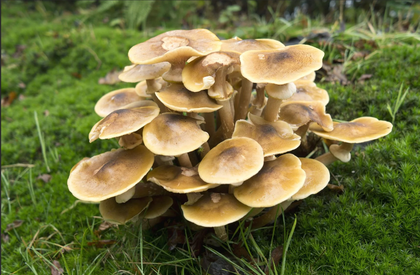
%> input picture New Folder (2)/image.png, 420 x 275 px, shrunk from 872 x 571 before the run
$ octave Untitled8.m   (GNU Octave 9; MATLAB toolbox functions it lacks are replaced by stand-ins)
%> lines starting %> are read from the running program, lines starting %| are printed output that depends on the picture; in (x1, y1, x2, y2) boxes, pixels count from 0 and x2, y2 are one past the last pixel; in counts of white or black regions, pixels touching at a corner belong together; the program's own positions count from 1
% Load the image
image = imread('image.png');
%> image is the input picture: size 275x420x3 uint8; mean R, G, B 111.3, 112, 61.6
gray_image = rgb2gray(image);
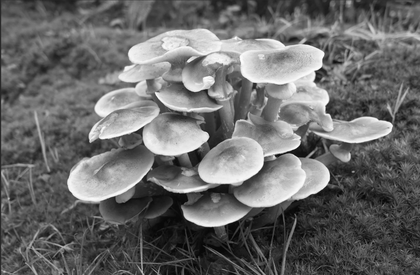
%> gray_image: size 275x420 uint8; min 1, max 255, mean 106.1

% Calculate the histogram of the input image
histogram = zeros(256, 1);
[num_rows, num_cols] = size(gray_image);
%> num_rows = 275; num_cols = 420

for i = 1:num_rows
    for j = 1:num_cols
        intensity = gray_image(i, j);
        histogram(intensity + 1) = histogram(intensity + 1) + 1;
    end
end
%> after the loop, histogram = 256 values, max 995 at index 76, min 0 at index 1, mean 451.2

% Calculate the cumulative histogram
cumulative_histogram = zeros(256, 1);
cumulative_sum = 0;

for i = 1:256
    cumulative_sum = cumulative_sum + histogram(i);
    cumulative_histogram(i) = cumulative_sum;
end
%> this loop made 256 passes
%> cumulative_sum on passes 1 to 3: 0, 1, 4
%> after the loop, cumulative_histogram = 256 values from 0 to 115500; cumulative_sum = 115500

% Calculate the cumulative distribution function (CDF)
cdf_normalized = cumulative_histogram / (num_rows * num_cols);
%> cdf_normalized = 256 values from 0 to 1

% Calculate the mapping function
mapping_function = round(255 * cdf_normalized);
%> mapping_function = 256 values from 0 to 255

% Apply the mapping function to the input image
equalized_image = mapping_function(gray_image + 1);
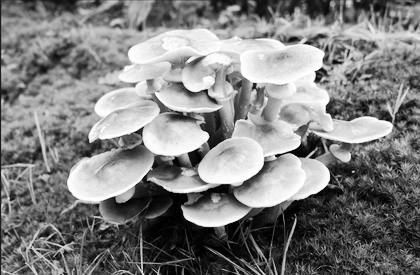
%> equalized_image: size 275x420 double; min 0, max 255, mean 128.2

% Display results
figure;

% Histogram of the input image
subplot(2, 2, 1);
bar(histogram, 'FaceColor', [0.5 0.5 0.5], 'EdgeColor', 'none');
title('Histogram of Input Image');

% Cumulative histogram
subplot(2, 2, 2);
plot(cumulative_histogram);
title('Cumulative Histogram');

% Equalized image
subplot(2, 2, 3);
imshow(equalized_image);
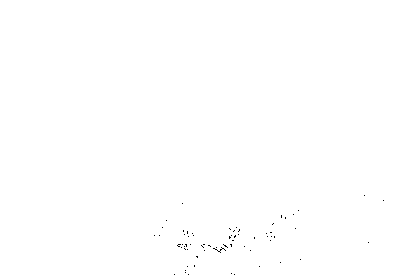
%> displayed picture: size 275x420, on the screen's scale of 0 to 255; 99.9% white; black in thin lines or dots, all inside (x1, y1, x2, y2) = (154, 195, 384, 275)
title('Equalized Image');

% Mapping function
subplot(2, 2, 4);
plot(0:255, mapping_function, 'LineWidth', 2);
hold on;
plot(0:255, 0:255, 'r--', 'LineWidth', 1.5);
hold off;
title('Mapping Function');
legend('Equalization Mapping', 'Original Mapping');

% Display results
sgtitle('Global Histogram Equalization Results');
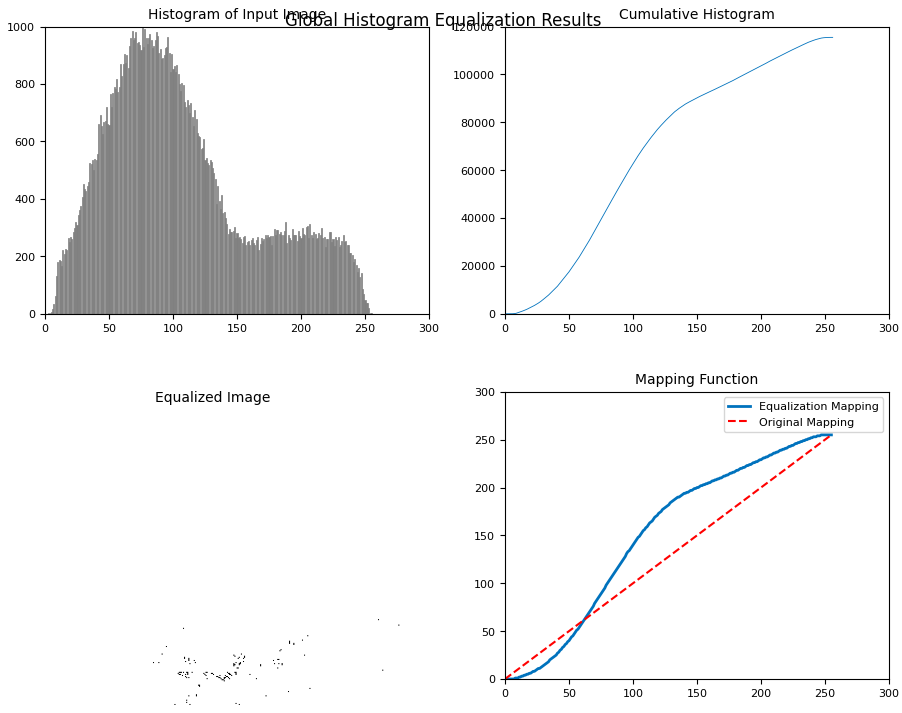
%> figure redrawn from the program's plot data, 4 panels
